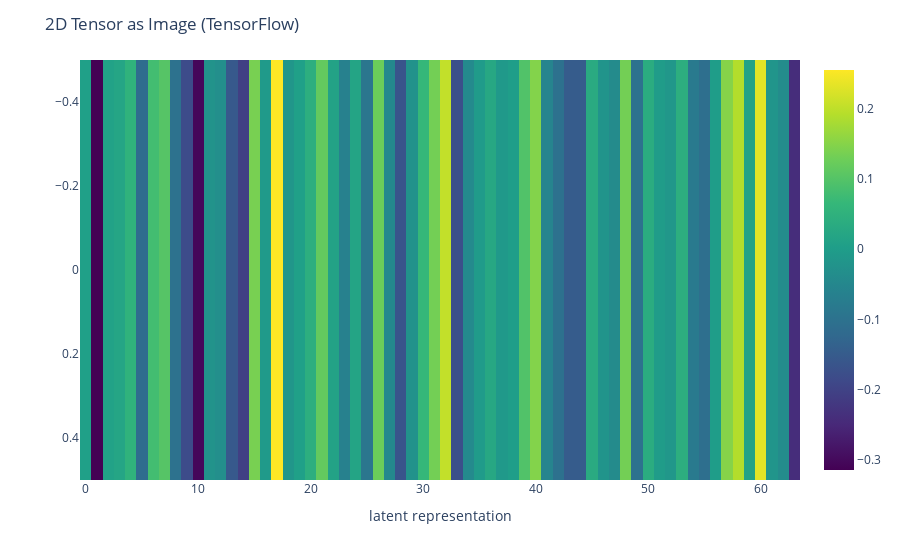

Notebook source saved alongside this figure:
### Code cell
z = autoencoder.encoder(e)

# Reshape the 1D tensor to have a single row (1x64)
tensor_reshaped = z[0].reshape(1, -1)

# Create a heatmap-like visualization using Plotly
fig = px.imshow(tensor_reshaped, color_continuous_scale='viridis', aspect= "auto")
fig.update_layout(title='2D Tensor as Image (TensorFlow)')
fig.update_xaxes(title_text='latent representation')
fig.update_traces(showscale=True)

fig.show()

### Figure 1 — Plotly figure (JSON) as saved in the notebook; plotly's stock layout.template omitted (floating-point values rounded to 4 significant figures)
{"data": [{"coloraxis": "coloraxis", "hovertemplate": "x: %{x}<br>y: %{y}<br>color: %{z}<extra></extra>", "name": "0", "showscale": true, "type": "heatmap", "xaxis": "x", "yaxis": "y", "z": [[0.006123, -0.3146, 0.01112, 0.01934, 0.05159, -0.116, 0.08125, 0.1016, -0.1006, -0.1815, -0.3042, -0.02273, -0.03241, -0.155, -0.2053, 0.1373, -0.007895, 0.2553, -0.01695, 0.006119, 0.04188, 0.1161, 0.01279, -0.06431, 0.01668, -0.08949, 0.1251, -0.04685, -0.166, -0.02611, 0.06442, 0.1328, 0.2034, -0.175, -0.04272, -0.005114, 0.02522, -0.008884, 0.003234, 0.09627, 0.1476, -0.05753, -0.1023, -0.1485, -0.1493, 0.03349, -0.02024, -0.04165, 0.1333, -0.09965, 0.03635, -0.002979, -0.0131, 0.04345, -0.08134, -0.1088, 3.832e-05, 0.1503, 0.19, 0.01283, 0.2319, -0.01944, -0.03902, -0.2417]]}], "layout": {"coloraxis": {"colorscale": [[0, "#440154"], [0.1111, "#482878"], [0.2222, "#3e4989"], [0.3333, "#31688e"], [0.4444, "#26828e"], [0.5556, "#1f9e89"], [0.6667, "#35b779"], [0.7778, "#6ece58"], [0.8889, "#b5de2b"], [1, "#fde725"]]}, "margin": {"t": 60}, "title": {"text": "2D Tensor as Image (TensorFlow)"}, "xaxis": {"anchor": "y", "domain": [0, 1], "title": {"text": "latent representation"}}, "yaxis": {"anchor": "x", "autorange": "reversed", "domain": [0, 1]}}}
